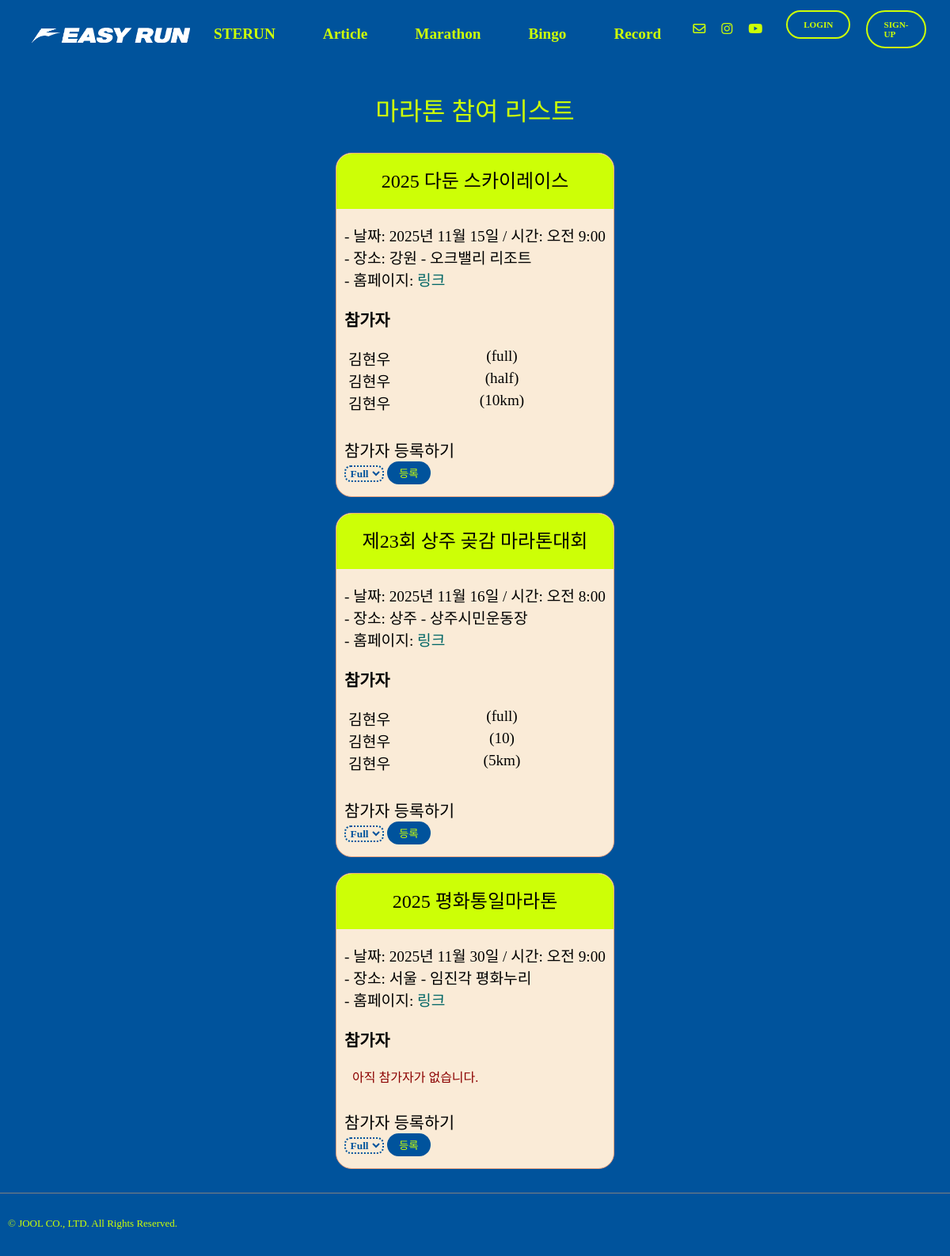
The app's page /marathon/ with its own data.
### marathon/models.py (models this page shows, shortened)
class MarathonEvent(models.Model):
    marathon_id = models.AutoField(primary_key=True)
    title = models.CharField(max_length=100, blank=False, null=False)
    date = models.DateField()
    time = models.TimeField()
    location_city = models.CharField(max_length=50)
    location_cource = models.CharField(max_length=50)
    url = models.URLField()
    def __str__(self):
        return str(self.title)

class MarathonReg(models.Model):
    regis_id = models.AutoField(primary_key=True)
    marathon = models.ForeignKey(MarathonEvent, on_delete=models.CASCADE)
    distance = models.CharField(max_length=10, blank=False, null=False)
    user = models.ForeignKey(settings.AUTH_USER_MODEL, on_delete=models.CASCADE)

### marathon/views.py (the view)
# urls.py: path("", views.marathon_list, name="marathon_list"),
def marathon_list(request):
    events = MarathonEvent.objects.prefetch_related(
        'marathonreg_set__user'   # 역참조 + user까지 미리 가져오기
    )
    print(events)
    context = {
        'events': events,
    }
    return render(request, 'marathon.html', context)

### templates/marathon.html (shortened to what this page needs)
{% extends "base.html" %}
{% load static %}
{% block content %}
  <div class="article-top-space"></div>
  <div class="marathon-page">
    <div class="marathon-list">
      <div>
        <p class="page-title">마라톤 참여 리스트</p>
      </div>
      {% for event in events %}
        <div class="card-1">
          <div class="marathon-title">{{ event.title }}</div>
          <p class="marathon-desc">
            - 날짜:
            {{ event.date }}
            / 시간:
            {{ event.time }}<br>
            - 장소:
            {{ event.location_city }}
            -
            {{ event.location_cource }}<br>
            - 홈페이지:
            <a href="{{ event.url }}" target="_blank" class="text-aqua">
              링크</a>
          </p>
          <h3 class="text-black">참가자</h3>
          {% for reg in event.marathonreg_set.all %}
            <div class="marathon-parti flex-row">
              <div class="flex-row-item indent-5">{{ reg.user.last_name }}{{ reg.user.first_name }}</div>
              <div class="flex-row-item">({{ reg.distance }})</div>
            </div>
            {% empty %}
            <p class="empty-parti">아직 참가자가 없습니다.</p>
          {% endfor %}
          <div class="parti-sec">
            <div class="text-black">참가자 등록하기</div>
            <form method="post" action="{% url 'marathon:parti_me' event.marathon_id %}" class="marathon-form">
              <select name="distance" class="dist-filter">
                <option value="full">Full</option>
              </select>
              <button type="submit" class="marathon-btn">등록</button>
            </form>
          </div>
        </div>
      {% endfor %}
    </div>
  </div>
{% endblock content %}

### static/css/joolmag.css (style rules this page uses)
:root { --j-pink: #eea47f; --blue: #1e90ff; --white: #ffffff; --black: black; --jblue: #00539c; --jlightgreen: #cdff06; }
* { font-family: "NanumSquareNeo"; }
a { text-decoration-line: none; color: var(--text-color); }
html { overflow-y: scroll; }
option { color: black; text-align: center; }
button { cursor: pointer; position: relative; }
.indent-5 { padding-left: 15px; }
.page-title { text-align: center; font-family: SejonghospitalBold; color: var(--jlightgreen); font-size: 2rem; }
.text-aqua { font-family: LeeSeoyun; color: rgb(0, 102, 102); }
.text-black { font-family: LeeSeoyun; font-size: 1.3rem; padding: 0 10px 0 10px; color: var(--black); }
.marathon-page { display: flex; justify-content: center; }
.marathon-list { max-width: 800px; }
.marathon-title { padding: 15px 10px 20px 10px; background-color: var(--jlightgreen); border-radius: 20px 20px 0 0; text-align: center; font-family: LeeSeoyun; color: var(--black); font-size: 1.5rem; }
.marathon-parti { font-family: LeeSeoyun; font-size: 1rem; color: var(--black); width: 80px; }
.marathon-desc { font-family: LeeSeoyun; padding: 0 10px 0 10px; font-size: 1.2rem; color: var(--black); }
.empty-parti { color: darkred; font-family: LeeSeoyun; padding: 0 0 0 20px; }
.marathon-form { padding: 0 10px 15px 10px; }
.marathon-btn { font-family: LeeSeoyun; color: var(--jlightgreen); border: var(--jlightgreen); background-color: var(--jblue); padding: 5px 15px 5px 15px; border-radius: 30px; }
.card-1 { font-family: LeeSeoyun; border: solid 1px var(--j-pink); background-color: antiquewhite; border-radius: 20px; margin-bottom: 20px; }
.parti-sec { margin: 30px 0 0 0; }
.flex-row { font-family: LeeSeoyun; display: flex; width: 100%; }
.flex-row-item { font-family: LeeSeoyun; font-size: 1.2rem; flex-grow: 1; color: var(--black); }
.mainbg { background-color: var(--jblue); margin: 0; padding: 0; overflow-y: auto; overflow-x: auto; }
.dist-filter { border-radius: 0.5rem; width: 50px; color: var(--jblue); font-weight: 700; background-color: transparent; border: var(--jblue) 2px dotted; }

### static/css/article.css (style rules this page uses)
:root { --j-pink: #EEA47F; --blue: #1e90ff; --white: #ffffff; --black: black; --jblue: #00539C; --jlightgreen: #CDFF06; }
html { overflow-y: scroll; }
.article-top-space { height: 20px; background-color: var(--jblue); }

### records on screen
MarathonEvent: title "2025 다둔 스카이레이스", date "2025년 11월 15일", time "오전 9:00", location_city "강원", location_cource "오크밸리 리조트"
MarathonReg: user.last_name "김", user.first_name "현우", distance "full"
MarathonReg: user.last_name "김", user.first_name "현우", distance "half"
MarathonReg: user.last_name "김", user.first_name "현우", distance "10km"
MarathonEvent: title "제23회 상주 곶감 마라톤대회", date "2025년 11월 16일", time "오전 8:00", location_city "상주", location_cource "상주시민운동장"
MarathonReg: user.last_name "김", user.first_name "현우", distance "full"
MarathonReg: user.last_name "김", user.first_name "현우", distance "10"
MarathonReg: user.last_name "김", user.first_name "현우", distance "5km"
MarathonEvent: title "2025 평화통일마라톤", date "2025년 11월 30일", time "오전 9:00", location_city "서울", location_cource "임진각 평화누리"
